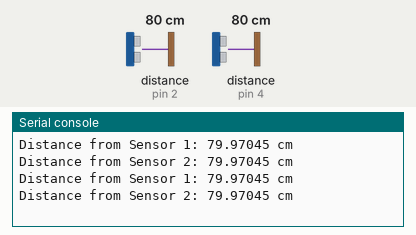
The program below on a simulated MicroPython board. On the bench: the last lines printed to the serial console. The inputs (shaded band) are chosen by the test bench; at power-on: distance to the obstacle (sensors on pin 2, pin 4) 80 cm. The echo pulse lasts 58.3 µs per cm.

Above: at 1.2 s.
1.3 s: distance to the obstacle (sensor on pin 2) set to 2 cm
At 2.6 s:
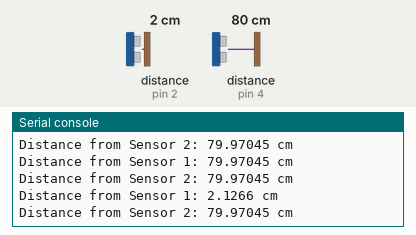
2.8 s: distance to the obstacle (sensor on pin 4) set to 2 cm
At 3.6 s:
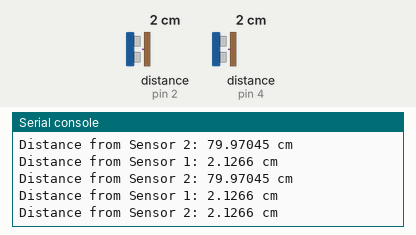
4.3 s: distance to the obstacle (sensor on pin 2) set to 4 cm
At 5.6 s:
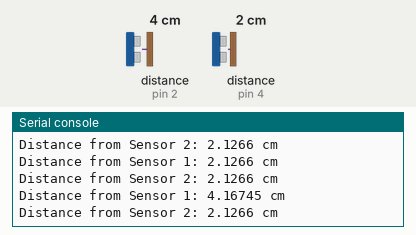
5.8 s: distance to the obstacle (sensor on pin 4) set to 4 cm
At 6.8 s:
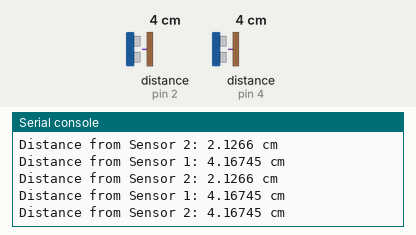
Timing chart, 0 to 8.3 s (numbered marks = the images above; inputs shaded):
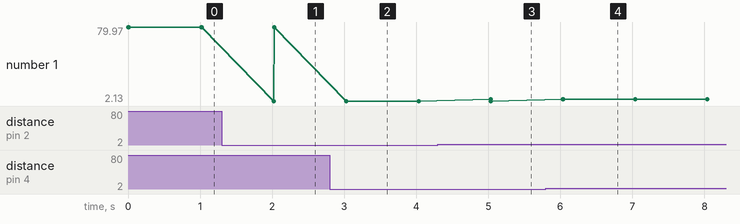

The program:

ultrasonic_test.py
```python
from ultrasonic import measure_distance_1, measure_distance_2
import time

# Main loop
while True:
    dist_1 = measure_distance_1()
    print("Distance from Sensor 1:", dist_1, "cm")

    dist_2 = measure_distance_2()
    print("Distance from Sensor 2:", dist_2, "cm")

    time.sleep(1)  # Delay between each measurement
```

ultrasonic.py
```python
from machine import Pin
import time

# Define pin constants for first sensor
TRIG_PIN_1 = 1  # D0
ECHO_PIN_1 = 2  # D1

# Define pin constants for second sensor
TRIG_PIN_2 = 5  # D2
ECHO_PIN_2 = 4  # D3

# Initialize pins for first sensor
trigger_1 = Pin(TRIG_PIN_1, Pin.OUT)
echo_1 = Pin(ECHO_PIN_1, Pin.IN)

# Initialize pins for second sensor
trigger_2 = Pin(TRIG_PIN_2, Pin.OUT)
echo_2 = Pin(ECHO_PIN_2, Pin.IN)

# Function to measure distance for the first sensor
def measure_distance_1():
    # Triggering the ultrasonic sensor
    trigger_1.value(1)
    time.sleep_us(10)
    trigger_1.value(0)

    # Waiting for the echo pin to respond
    while echo_1.value() == 0:
        pulse_start = time.ticks_us()

    # Measuring the duration of the echo pulse
    while echo_1.value() == 1:
        pulse_end = time.ticks_us()

    # Calculating the duration of the echo pulse
    pulse_duration = pulse_end - pulse_start

    # Calculating distance in centimeters
    distance = (pulse_duration * 0.0343) / 2

    return distance

# Function to measure distance for the second sensor
def measure_distance_2():
    # Triggering the ultrasonic sensor
    trigger_2.value(1)
    time.sleep_us(10)
    trigger_2.value(0)

    # Waiting for the echo pin to respond
    while echo_2.value() == 0:
        pulse_start = time.ticks_us()

    # Measuring the duration of the echo pulse
    while echo_2.value() == 1:
        pulse_end = time.ticks_us()

    # Calculating the duration of the echo pulse
    pulse_duration = pulse_end - pulse_start

    # Calculating distance in centimeters
    distance = (pulse_duration * 0.0343) / 2

    return distance
```

Measured:
- after the input at 1.3 s, the serial console: prints a new line after 0.72 s (image 1)
- after the input at 2.8 s, the serial console: prints a new line after 0.23 s (image 2)
- after the input at 4.3 s, the serial console: prints a new line after 0.73 s (image 3)
- after the input at 5.8 s, the serial console: prints a new line after 0.24 s (image 4)
